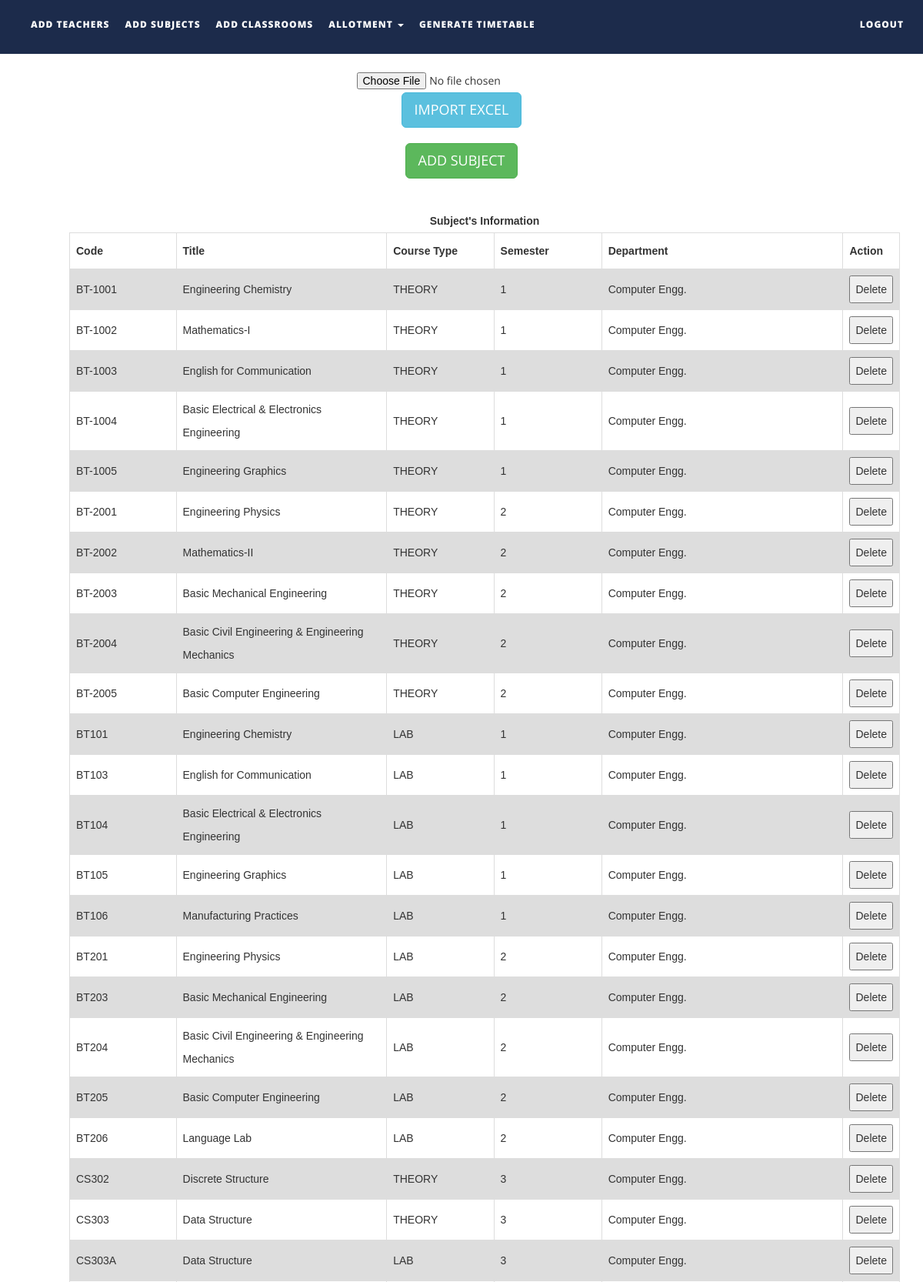
The page /ttms/addsubjects.php (upper part) on the database its author committed.
### tables this page shows
CREATE TABLE `subjects` (
  `subject_code` varchar(10) NOT NULL,
  `subject_name` varchar(50) NOT NULL,
  `course_type` varchar(15) NOT NULL,
  `semester` int(1) NOT NULL,
  `department` varchar(50) NOT NULL,
  `isAlloted` int(1) NOT NULL,
  `allotedto` text NOT NULL,
  `allotedto2` text NOT NULL,
  `allotedto3` text NOT NULL
);

### ttms/addsubjects.php (the view, shortened to what this page needs)
<!DOCTYPE html>
<html xmlns="http://www.w3.org/1999/xhtml">
<head>
    <link href="assets/css/bootstrap.css" rel="stylesheet"/>
    <link href="assets/css/font-awesome.min.css" rel="stylesheet"/>
    <link href="assets/css/flexslider.css" rel="stylesheet"/>
    <link href="assets/css/style.css" rel="stylesheet"/>
</head>
<body>
<div class="navbar navbar-inverse navbar-fixed-top " id="menu">
    <div class="container">
        <div class="navbar-collapse collapse move-me">
            <ul class="nav navbar-nav navbar-left">
                <li><a href="addteachers.php">ADD TEACHERS</a></li>
                <li><a href="addsubjects.php">ADD SUBJECTS</a></li>
                <li><a href="addclassrooms.php">ADD CLASSROOMS</a></li>
                <li class="dropdown"><a class="dropdown-toggle" data-toggle="dropdown" aria-expanded="false">ALLOTMENT
                        <span class="caret"></span></a>
                </li>
                <li><a href="generatetimetable.php">GENERATE TIMETABLE</a></li>
            </ul>
            <ul class="nav navbar-nav navbar-right">
                <li><a href="index.php">LOGOUT</a></li>
            </ul>
        </div>
    </div>
</div>
<br>
<div align="center" style="margin-top:60px">
    <form name="import" method="post" enctype="multipart/form-data">
        <input type="file" name="file"/>
        <input type="submit" name="subjectexcel" id="subjectexcel" class="btn btn-info btn-lg" value="IMPORT EXCEL"/>
    </form>
</div>
<div align="center" style="margin-top: 20px">
    <button id="subjectmanual" class="btn btn-success btn-lg">ADD SUBJECT</button>
</div>
<div>
    <br>
    <table id=subjectstable style="margin-left: 90px">
        <caption><strong> Subject's Information</strong></caption>
        <tr>
            <th width="150">Code</th>
            <th width=300>Title</th>
            <th width=150>Course Type</th>
            <th width="150">Semester</th>
            <th width="350">Department</th>
            <th width="40">Action</th>
        </tr>
        <?php
        $q = mysqli_query(mysqli_connect("localhost", "root", "", "ttms"),
            "SELECT * FROM subjects ORDER BY subject_code ASC ");
        while ($row = mysqli_fetch_assoc($q)) {
            echo "<tr><td>{$row['subject_code']}</td>
                    <td>{$row['subject_name']}</td>
                    <td>{$row['course_type']}</td>
                    <td>{$row['semester']}</td>
                     <td>{$row['department']}</td>
                     <td><button>Delete</button></td>
                    </tr>\n";
        }
        ?>
    </table>
</div>
</body>
</html>

### ttms/assets/css/style.css (style rules this page uses)
#menu { background-color: rgba(28, 43, 75, 1); color: #fff; font-size: 12px; font-weight: 900; letter-spacing: 1px; min-height: 70px; }
.navbar-inverse { border-color: transparent; }
.navbar-inverse .navbar-nav > li > a, .navbar-inverse .navbar-nav > li > a:hover { color: #FFF; padding: 22px 10px; }

### ttms/addsubjects.php (style rules this page uses)
table { margin-top: 10px; font-family: arial, sans-serif; border-collapse: collapse; margin-left: 50px; width: 90%; }
td, th { border: 1px solid #dddddd; text-align: left; padding: 8px; }
tr:nth-child(even) { background-color: #dddddd; }

### rows shown on the page
subjects: subject_code "BT-1001", subject_name "Engineering Chemistry", course_type "THEORY", semester "1", department "Computer Engg."
subjects: subject_code "BT-1002", subject_name "Mathematics-I", course_type "THEORY", semester "1", department "Computer Engg."
subjects: subject_code "BT-1003", subject_name "English for Communication", course_type "THEORY", semester "1", department "Computer Engg."
subjects: subject_code "BT-1004", subject_name "Basic Electrical & Electronics Engineering", course_type "THEORY", semester "1", department "Computer Engg."
subjects: subject_code "BT-1005", subject_name "Engineering Graphics", course_type "THEORY", semester "1", department "Computer Engg."
subjects: subject_code "BT-2001", subject_name "Engineering Physics", course_type "THEORY", semester "2", department "Computer Engg."
subjects: subject_code "BT-2002", subject_name "Mathematics-II", course_type "THEORY", semester "2", department "Computer Engg."
subjects: subject_code "BT-2003", subject_name "Basic Mechanical Engineering", course_type "THEORY", semester "2", department "Computer Engg."
subjects: subject_code "BT-2004", subject_name "Basic Civil Engineering & Engineering Mechanics", course_type "THEORY", semester "2", department "Computer Engg."
subjects: subject_code "BT-2005", subject_name "Basic Computer Engineering", course_type "THEORY", semester "2", department "Computer Engg."
subjects: subject_code "BT101", subject_name "Engineering Chemistry", course_type "LAB", semester "1", department "Computer Engg."
subjects: subject_code "BT103", subject_name "English for Communication", course_type "LAB", semester "1", department "Computer Engg."
subjects: subject_code "BT104", subject_name "Basic Electrical & Electronics Engineering", course_type "LAB", semester "1", department "Computer Engg."
subjects: subject_code "BT105", subject_name "Engineering Graphics", course_type "LAB", semester "1", department "Computer Engg."
subjects: subject_code "BT106", subject_name "Manufacturing Practices", course_type "LAB", semester "1", department "Computer Engg."
subjects: subject_code "BT201", subject_name "Engineering Physics", course_type "LAB", semester "2", department "Computer Engg."
subjects: subject_code "BT203", subject_name "Basic Mechanical Engineering", course_type "LAB", semester "2", department "Computer Engg."
subjects: subject_code "BT204", subject_name "Basic Civil Engineering & Engineering Mechanics", course_type "LAB", semester "2", department "Computer Engg."
subjects: subject_code "BT205", subject_name "Basic Computer Engineering", course_type "LAB", semester "2", department "Computer Engg."
subjects: subject_code "BT206", subject_name "Language Lab", course_type "LAB", semester "2", department "Computer Engg."
subjects: subject_code "CS302", subject_name "Discrete Structure", course_type "THEORY", semester "3", department "Computer Engg."
subjects: subject_code "CS303", subject_name "Data Structure", course_type "THEORY", semester "3", department "Computer Engg."
subjects: subject_code "CS303A", subject_name "Data Structure", course_type "LAB", semester "3", department "Computer Engg."
